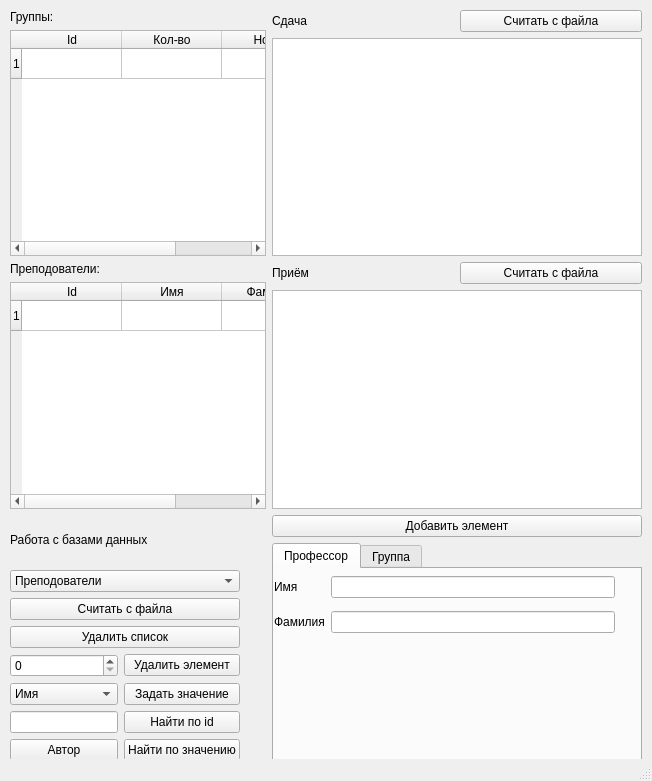
<?xml version="1.0" encoding="UTF-8"?>
<ui version="4.0">
 <class>MainWindow</class>
 <widget class="QMainWindow" name="MainWindow">
  <property name="geometry">
   <rect>
    <x>0</x>
    <y>0</y>
    <width>652</width>
    <height>781</height>
   </rect>
  </property>
  <property name="windowTitle">
   <string>КР Организация данных</string>
  </property>
  <widget class="QWidget" name="centralwidget">
   <widget class="QWidget" name="gridLayoutWidget">
    <property name="geometry">
     <rect>
      <x>10</x>
      <y>10</y>
      <width>632</width>
      <height>751</height>
     </rect>
    </property>
    <layout class="QFormLayout" name="formLayout">
     <property name="sizeConstraint">
      <enum>QLayout::SetMaximumSize</enum>
     </property>
     <item row="0" column="0">
      <layout class="QVBoxLayout" name="groupLayout">
       <item>
        <widget class="QLabel" name="labelGroup">
         <property name="text">
          <string>Группы:</string>
         </property>
        </widget>
       </item>
       <item>
        <widget class="QTableWidget" name="tableWidgetGroups">
         <row>
          <property name="text">
           <string>1</string>
          </property>
         </row>
         <column>
          <property name="text">
           <string>Id</string>
          </property>
         </column>
         <column>
          <property name="text">
           <string>Кол-во</string>
          </property>
         </column>
         <column>
          <property name="text">
           <string>Номер</string>
          </property>
         </column>
        </widget>
       </item>
      </layout>
     </item>
     <item row="0" column="1">
      <layout class="QVBoxLayout" name="verticalLayout_2">
       <item>
        <layout class="QHBoxLayout" name="horizontalLayout_3">
         <item>
          <widget class="QLabel" name="label_2">
           <property name="text">
            <string>Сдача</string>
           </property>
          </widget>
         </item>
         <item>
          <widget class="QPushButton" name="pushButton_2">
           <property name="text">
            <string>Считать с файла</string>
           </property>
          </widget>
         </item>
        </layout>
       </item>
       <item>
        <widget class="QTableView" name="tableView_2"/>
       </item>
      </layout>
     </item>
     <item row="1" column="0">
      <layout class="QVBoxLayout" name="professorsLayout">
       <item>
        <widget class="QLabel" name="labelProfessors">
         <property name="text">
          <string>Преподователи:</string>
         </property>
        </widget>
       </item>
       <item>
        <widget class="QTableWidget" name="tableWidgetProfessors">
         <row>
          <property name="text">
           <string>1</string>
          </property>
         </row>
         <column>
          <property name="text">
           <string>Id</string>
          </property>
         </column>
         <column>
          <property name="text">
           <string>Имя</string>
          </property>
         </column>
         <column>
          <property name="text">
           <string>Фамилия</string>
          </property>
         </column>
        </widget>
       </item>
      </layout>
     </item>
     <item row="1" column="1">
      <layout class="QVBoxLayout" name="verticalLayout_3">
       <item>
        <layout class="QHBoxLayout" name="horizontalLayout_4">
         <item>
          <widget class="QLabel" name="label_3">
           <property name="text">
            <string>Приём</string>
           </property>
          </widget>
         </item>
         <item>
          <widget class="QPushButton" name="pushButton_7">
           <property name="text">
            <string>Считать с файла</string>
           </property>
          </widget>
         </item>
        </layout>
       </item>
       <item>
        <widget class="QTableView" name="tableView_3"/>
       </item>
      </layout>
     </item>
     <item row="2" column="1">
      <layout class="QGridLayout" name="gridLayout">
       <item row="1" column="0">
        <widget class="QTabWidget" name="tabWidget">
         <property name="currentIndex">
          <number>0</number>
         </property>
         <widget class="QWidget" name="professorsTab">
          <attribute name="title">
           <string>Профессор</string>
          </attribute>
          <widget class="QWidget" name="gridLayoutWidget_2">
           <property name="geometry">
            <rect>
             <x>0</x>
             <y>0</y>
             <width>341</width>
             <height>71</height>
            </rect>
           </property>
           <layout class="QGridLayout" name="professorAddLayout">
            <item row="1" column="1">
             <widget class="QLineEdit" name="professorAddSurnameLineEdit"/>
            </item>
            <item row="0" column="1">
             <widget class="QLineEdit" name="professorAddNameLineEdit"/>
            </item>
            <item row="0" column="0">
             <widget class="QLabel" name="professorAddNamelabel">
              <property name="text">
               <string>Имя</string>
              </property>
             </widget>
            </item>
            <item row="1" column="0">
             <widget class="QLabel" name="professorAddSurnamelabel">
              <property name="text">
               <string>Фамилия</string>
              </property>
             </widget>
            </item>
           </layout>
          </widget>
         </widget>
         <widget class="QWidget" name="groupTab">
          <attribute name="title">
           <string>Группа</string>
          </attribute>
          <widget class="QWidget" name="gridLayoutWidget_4">
           <property name="geometry">
            <rect>
             <x>0</x>
             <y>0</y>
             <width>341</width>
             <height>71</height>
            </rect>
           </property>
           <layout class="QGridLayout" name="groupAddLayout">
            <item row="1" column="1">
             <widget class="QLineEdit" name="groupAddNameLineEdit"/>
            </item>
            <item row="0" column="1">
             <widget class="QLineEdit" name="groupAddCountLineEdit"/>
            </item>
            <item row="0" column="0">
             <widget class="QLabel" name="groupAddCountlabel">
              <property name="text">
               <string>Кол-во</string>
              </property>
             </widget>
            </item>
            <item row="1" column="0">
             <widget class="QLabel" name="groupAddNamelabel">
              <property name="text">
               <string>Номер</string>
              </property>
             </widget>
            </item>
           </layout>
          </widget>
         </widget>
        </widget>
       </item>
       <item row="0" column="0">
        <widget class="QPushButton" name="addButton">
         <property name="enabled">
          <bool>true</bool>
         </property>
         <property name="text">
          <string>Добавить элемент</string>
         </property>
         <property name="icon">
          <iconset theme="contact-new">
           <normaloff>.</normaloff>.</iconset>
         </property>
        </widget>
       </item>
      </layout>
     </item>
     <item row="2" column="0">
      <layout class="QGridLayout" name="workLayout">
       <item row="3" column="1" colspan="2">
        <widget class="QPushButton" name="fileReadButton">
         <property name="text">
          <string>Считать с файла</string>
         </property>
         <property name="icon">
          <iconset theme="folder">
           <normaloff>.</normaloff>.</iconset>
         </property>
        </widget>
       </item>
       <item row="2" column="1" colspan="2">
        <widget class="QComboBox" name="choiceDBBox">
         <item>
          <property name="text">
           <string>Преподователи</string>
          </property>
         </item>
         <item>
          <property name="text">
           <string>Группы</string>
          </property>
         </item>
        </widget>
       </item>
       <item row="11" column="2">
        <widget class="QPushButton" name="findButton">
         <property name="text">
          <string>Найти по значению</string>
         </property>
         <property name="icon">
          <iconset theme="edit-find">
           <normaloff>.</normaloff>.</iconset>
         </property>
        </widget>
       </item>
       <item row="1" column="1" colspan="2">
        <widget class="QLabel" name="workLabel">
         <property name="text">
          <string>Работа с базами данных</string>
         </property>
        </widget>
       </item>
       <item row="4" column="1" colspan="2">
        <widget class="QPushButton" name="deleteListButton">
         <property name="text">
          <string>Удалить список</string>
         </property>
         <property name="icon">
          <iconset theme="edit-delete">
           <normaloff>.</normaloff>.</iconset>
         </property>
        </widget>
       </item>
       <item row="9" column="2">
        <widget class="QPushButton" name="findIdButton">
         <property name="text">
          <string>Найти по id</string>
         </property>
         <property name="icon">
          <iconset theme="edit-find">
           <normaloff>.</normaloff>.</iconset>
         </property>
        </widget>
       </item>
       <item row="9" column="1">
        <widget class="QLineEdit" name="choiceLineEdit"/>
       </item>
       <item row="7" column="2">
        <widget class="QPushButton" name="setButton">
         <property name="text">
          <string>Задать значение</string>
         </property>
         <property name="icon">
          <iconset theme="edit-paste">
           <normaloff>.</normaloff>.</iconset>
         </property>
        </widget>
       </item>
       <item row="7" column="1">
        <widget class="QComboBox" name="choiceDataBox">
         <item>
          <property name="text">
           <string>Имя</string>
          </property>
         </item>
         <item>
          <property name="text">
           <string>Фамилия</string>
          </property>
         </item>
        </widget>
       </item>
       <item row="6" column="2">
        <widget class="QPushButton" name="deletePageButton">
         <property name="minimumSize">
          <size>
           <width>64</width>
           <height>0</height>
          </size>
         </property>
         <property name="text">
          <string>Удалить элемент</string>
         </property>
         <property name="icon">
          <iconset theme="edit-delete">
           <normaloff>.</normaloff>.</iconset>
         </property>
        </widget>
       </item>
       <item row="6" column="1">
        <widget class="QSpinBox" name="choiceIdBox"/>
       </item>
       <item row="11" column="1">
        <widget class="QPushButton" name="autor">
         <property name="text">
          <string>Автор</string>
         </property>
         <property name="icon">
          <iconset theme="face-smile">
           <normaloff>.</normaloff>.</iconset>
         </property>
        </widget>
       </item>
      </layout>
     </item>
    </layout>
   </widget>
  </widget>
  <widget class="QStatusBar" name="statusbar"/>
 </widget>
 <resources/>
 <connections/>
</ui>
